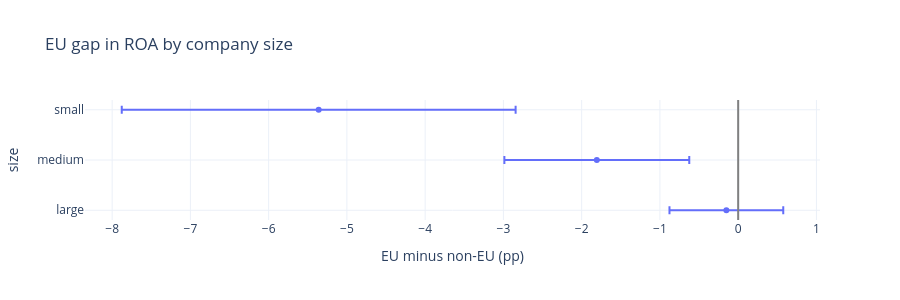

Notebook code cell kept with this figure:
### Markdown cell above
### The EU gap by firm size
Size tercile within country (H13 found the development effect lives in small firms).

### Code cell
fy["size_t"] = pd.cut(fy.size_rank, [0, 1/3, 2/3, 1.0001], labels=["small", "medium", "large"], include_lowest=True)
rows = []
for lab, g in fy.groupby("size_t", observed=True):
    r = compare.compare_groups(g, NON_EU, EU, B=999, controls="C(sector) + C(fiscal_year)", perm=False)
    rows.append({"size": lab, "EU minus non-EU (pp)": r["diff"], "ci_low": r["ci_low"], "ci_high": r["ci_high"], "p (wild)": r["p_wild"], "firm-years": r["firm_years_a"] + r["firm_years_b"]})
by_size = pd.DataFrame(rows).set_index("size")
fig = px.scatter(by_size.reset_index(), x="EU minus non-EU (pp)", y="size", error_x=by_size.ci_high - by_size["EU minus non-EU (pp)"], error_x_minus=by_size["EU minus non-EU (pp)"] - by_size.ci_low, title="EU gap in ROA by company size")
fig.add_vline(x=0, line_color="grey"); fig.update_layout(height=300, yaxis_autorange="reversed"); fig.show()
by_size.round(3)

### Figure 1 — Plotly figure (JSON) as saved in the notebook; plotly's stock layout.template omitted (floating-point values rounded to 4 significant figures)
{"data": [{"error_x": {"array": [2.517, 1.181, 0.7269], "arrayminus": [2.517, 1.181, 0.7269]}, "hovertemplate": "EU minus non-EU (pp)=%{x}<br>size=%{y}<extra></extra>", "legendgroup": "", "marker": {"color": "#636efa", "symbol": "circle"}, "mode": "markers", "name": "", "orientation": "h", "showlegend": false, "type": "scatter", "x": [-5.36, -1.806, -0.1509], "xaxis": "x", "y": ["small", "medium", "large"], "yaxis": "y"}], "layout": {"height": 300, "legend": {"tracegroupgap": 0}, "shapes": [{"line": {"color": "grey"}, "type": "line", "x0": 0, "x1": 0, "xref": "x", "y0": 0, "y1": 1, "yref": "y domain"}], "title": {"text": "EU gap in ROA by company size"}, "xaxis": {"anchor": "y", "domain": [0, 1], "title": {"text": "EU minus non-EU (pp)"}}, "yaxis": {"anchor": "x", "autorange": "reversed", "domain": [0, 1], "title": {"text": "size"}}}}
